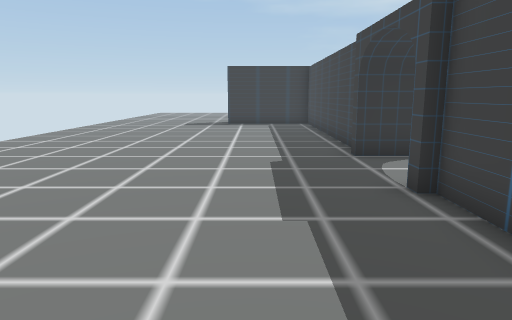
view 1 (above)

17 first-person views from a walk through a Unity game level. The camera is 1.5 m above the floor, tilts 10° down and sees 70° across. The floor is counted in squares, 1 m on a side. Each view is taken from the middle of a square. On the plan, view 1 faces up. The plan holds only what a view shows up to about 16 squares ahead; the rest is blank. The place goes on beyond the plan. The player character is not drawn.

view 2
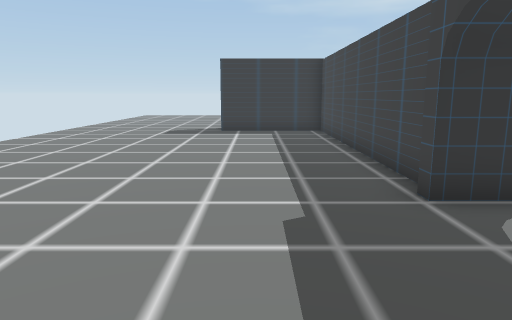

view 3
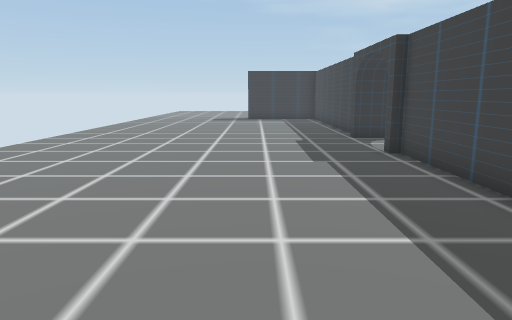

view 4
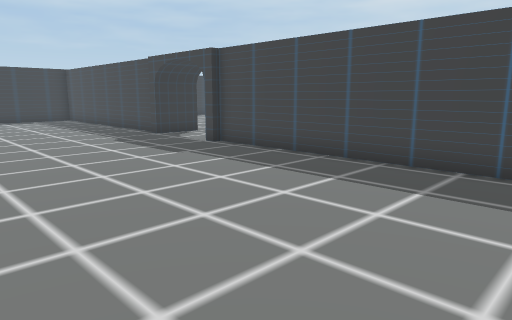

view 5
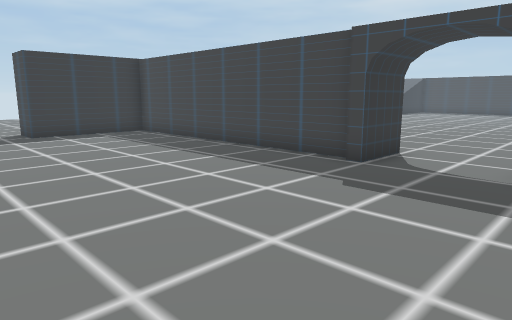

view 6
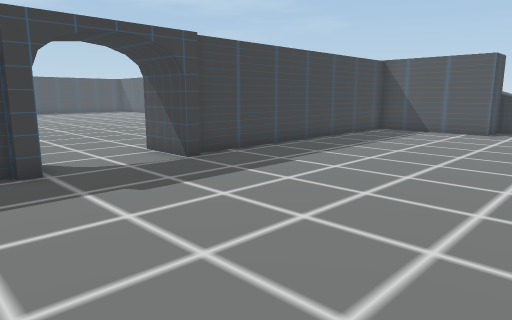

view 7
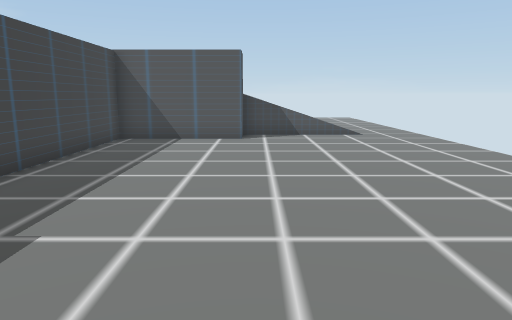

view 8
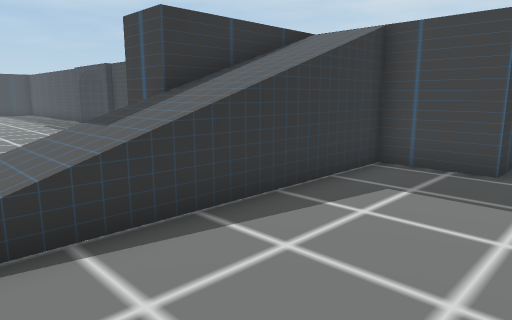

view 9
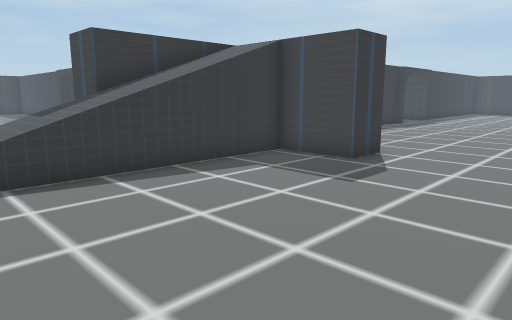

view 10
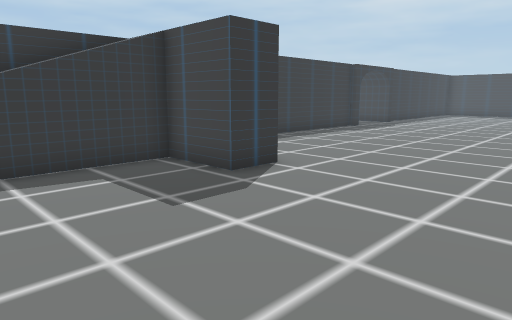

view 11
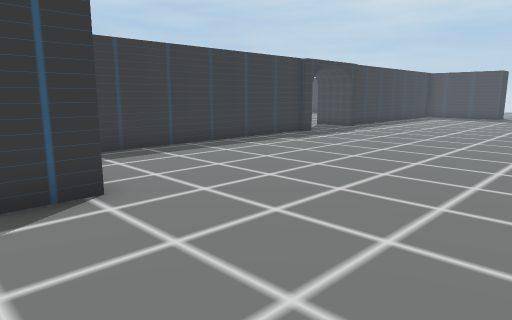

view 12
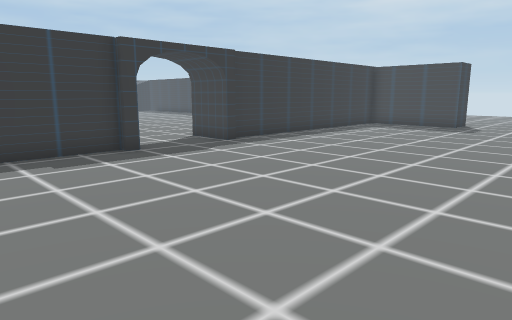

view 13
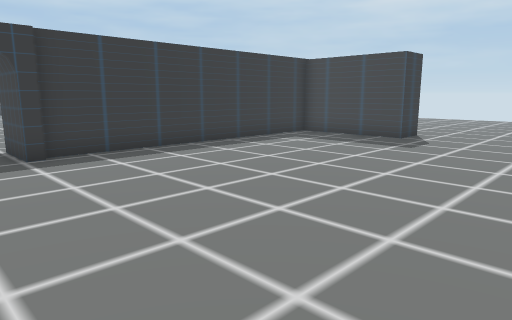

view 14
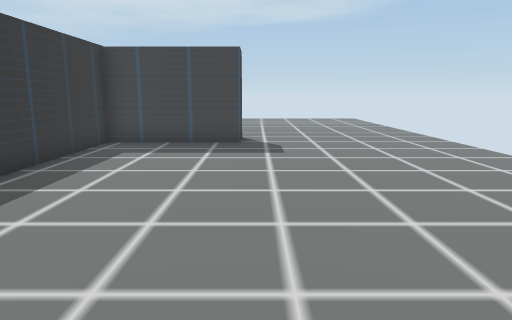

view 15
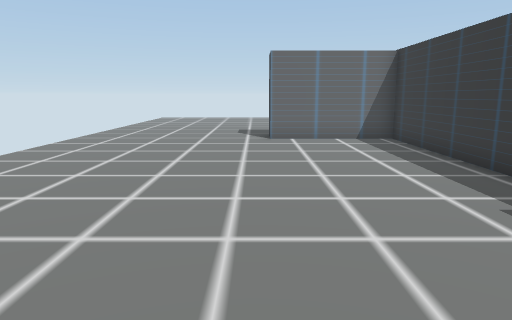

view 16
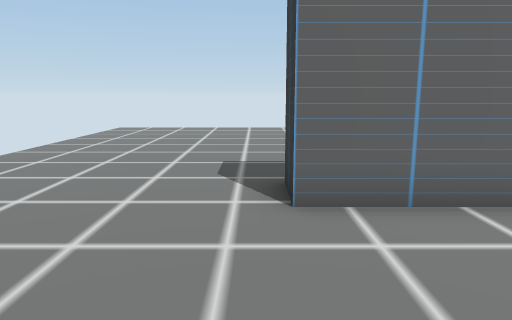

view 17
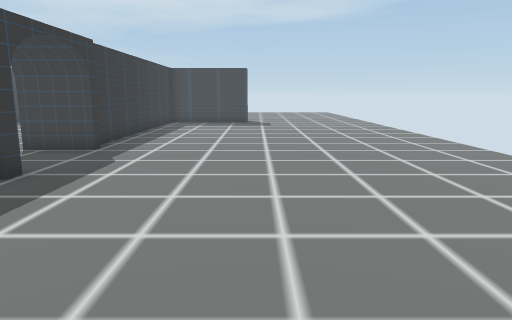

### Floor plan
Key: @ floor where view 1 was taken; # wall or solid block; . main floor; : floor 3 m higher than the main floor; / step, stairs or slope; = window, fence, low wall or low ledge; v drop or lower ground; O other object.
Columns run from 5 left of view 1 to 30 right of it. Each row starts with its distance up from view 1.
 20 ....#####
 19 ........#
 18 ........#
 17 ........#
 16 ........#
 15 ........#
 14 ........#
 13 ........#
 12 ........#
 11 ........#     ...
 10 ........#  .......
  9 ........OO.........
  8 ...................
  7 ..................
  6 ........::........
  5 ........:  ......
  4 ........:    ...
  3 ........:
  2 ........:
  1 ........:
  0 .....@..:
 -1 ........:
 -2 ........:             ..
 -3 ........:             ...
 -4 ........:            ....
 -5 ....## /             ..O
 -6 ///====/: ##########:..O###########
 -7  ///////:#........................#
 -8  ===vvvv##........................#
 -9 ........ #........................#
-10 ........ #........................##
-11 ....................................
-12 ....................................
-13 ....................................
-14 ....................................
-15 ....................................
-16 ................. ..................

Where each view was taken, in squares from view 1:
view 1: 0 up, 0 right, facing up
view 2: 4 up, 0 right, facing up
view 3: 4 down, 1 left, facing up
view 4: 4 down, 5 left, facing up-right
view 5: 5 up, 5 left, facing up-right
view 6: 11 up, 5 left, facing down-right
view 7: 8 up, 2 left, facing down
view 8: 12 down, 5 left, facing up-right
view 9: 15 down, 5 left, facing up-right
view 10: 16 down, 2 left, facing up-right
view 11: 16 down, 2 right, facing up-right
view 12: 16 down, 10 right, facing up-right
view 13: 16 down, 16 right, facing up-right
view 14: 11 down, 17 right, facing right
view 15: 11 down, 17 right, facing left
view 16: 11 down, 9 right, facing left
view 17: 11 down, 8 right, facing right
